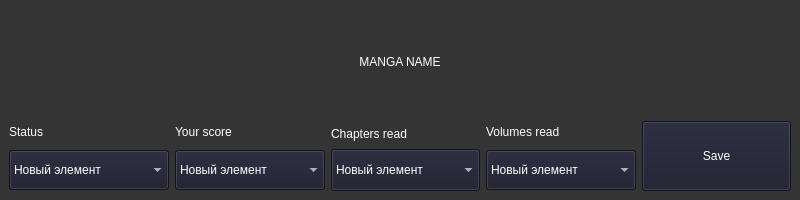
<?xml version="1.0" encoding="UTF-8"?>
<ui version="4.0">
 <class>MainWindow</class>
 <widget class="QMainWindow" name="MainWindow">
  <property name="geometry">
   <rect>
    <x>0</x>
    <y>0</y>
    <width>800</width>
    <height>200</height>
   </rect>
  </property>
  <property name="maximumSize">
   <size>
    <width>800</width>
    <height>200</height>
   </size>
  </property>
  <property name="windowTitle">
   <string>MainWindow</string>
  </property>
  <widget class="QWidget" name="centralwidget">
   <property name="maximumSize">
    <size>
     <width>800</width>
     <height>200</height>
    </size>
   </property>
   <property name="styleSheet">
    <string notr="true">background-color: rgb(52, 52, 52)</string>
   </property>
   <layout class="QGridLayout" name="gridLayout_2">
    <item row="2" column="1">
     <widget class="QComboBox" name="score_dropdown">
      <property name="minimumSize">
       <size>
        <width>0</width>
        <height>40</height>
       </size>
      </property>
      <property name="styleSheet">
       <string notr="true">color: rgb(255, 255, 255); font: 63 11pt &quot;Segoe UI Variable Display Semib&quot;;background-color: rgb(27, 27, 45)</string>
      </property>
      <item>
       <property name="text">
        <string>Новый элемент</string>
       </property>
      </item>
      <item>
       <property name="text">
        <string>Новый элемент</string>
       </property>
      </item>
     </widget>
    </item>
    <item row="0" column="0" colspan="5">
     <widget class="QLabel" name="manga_name">
      <property name="minimumSize">
       <size>
        <width>0</width>
        <height>40</height>
       </size>
      </property>
      <property name="styleSheet">
       <string notr="true">color: rgb(255, 255, 255); font: 63 20pt &quot;Segoe UI Variable Display Semib&quot;;</string>
      </property>
      <property name="text">
       <string>MANGA NAME</string>
      </property>
      <property name="alignment">
       <set>Qt::AlignCenter</set>
      </property>
     </widget>
    </item>
    <item row="1" column="1">
     <widget class="QLabel" name="score_lbl">
      <property name="minimumSize">
       <size>
        <width>0</width>
        <height>20</height>
       </size>
      </property>
      <property name="styleSheet">
       <string notr="true">color: rgb(255, 255, 255); font: 63 13pt &quot;Segoe UI Variable Display Semib&quot;;</string>
      </property>
      <property name="text">
       <string>Your score</string>
      </property>
     </widget>
    </item>
    <item row="1" column="2">
     <widget class="QLabel" name="chapters_lbl">
      <property name="minimumSize">
       <size>
        <width>0</width>
        <height>20</height>
       </size>
      </property>
      <property name="maximumSize">
       <size>
        <width>16777215</width>
        <height>15</height>
       </size>
      </property>
      <property name="styleSheet">
       <string notr="true">color: rgb(255, 255, 255); font: 63 13pt &quot;Segoe UI Variable Display Semib&quot;;</string>
      </property>
      <property name="text">
       <string>Chapters read</string>
      </property>
     </widget>
    </item>
    <item row="1" column="4" rowspan="2">
     <widget class="QPushButton" name="save_btn">
      <property name="minimumSize">
       <size>
        <width>0</width>
        <height>70</height>
       </size>
      </property>
      <property name="styleSheet">
       <string notr="true">color: rgb(255, 255, 255); font: 63 11pt &quot;Segoe UI Variable Display Semib&quot;;background-color: rgb(27, 27, 45)</string>
      </property>
      <property name="text">
       <string>Save</string>
      </property>
     </widget>
    </item>
    <item row="2" column="0">
     <widget class="QComboBox" name="status_dropdown">
      <property name="minimumSize">
       <size>
        <width>160</width>
        <height>40</height>
       </size>
      </property>
      <property name="styleSheet">
       <string notr="true">color: rgb(255, 255, 255); font: 63 11pt &quot;Segoe UI Variable Display Semib&quot;;background-color: rgb(27, 27, 45)</string>
      </property>
      <item>
       <property name="text">
        <string>Новый элемент</string>
       </property>
      </item>
      <item>
       <property name="text">
        <string>Новый элемент</string>
       </property>
      </item>
     </widget>
    </item>
    <item row="1" column="0">
     <widget class="QLabel" name="status_lbl">
      <property name="minimumSize">
       <size>
        <width>0</width>
        <height>20</height>
       </size>
      </property>
      <property name="styleSheet">
       <string notr="true">color: rgb(255, 255, 255); font: 63 13pt &quot;Segoe UI Variable Display Semib&quot;;</string>
      </property>
      <property name="text">
       <string>Status</string>
      </property>
     </widget>
    </item>
    <item row="2" column="2">
     <widget class="QComboBox" name="chapters_dropdown">
      <property name="minimumSize">
       <size>
        <width>0</width>
        <height>40</height>
       </size>
      </property>
      <property name="maximumSize">
       <size>
        <width>16777215</width>
        <height>60</height>
       </size>
      </property>
      <property name="styleSheet">
       <string notr="true">color: rgb(255, 255, 255); font: 63 11pt &quot;Segoe UI Variable Display Semib&quot;;background-color: rgb(27, 27, 45)</string>
      </property>
      <item>
       <property name="text">
        <string>Новый элемент</string>
       </property>
      </item>
      <item>
       <property name="text">
        <string>Новый элемент</string>
       </property>
      </item>
     </widget>
    </item>
    <item row="1" column="3">
     <widget class="QLabel" name="volumes_lbl">
      <property name="minimumSize">
       <size>
        <width>0</width>
        <height>20</height>
       </size>
      </property>
      <property name="styleSheet">
       <string notr="true">color: rgb(255, 255, 255); font: 63 13pt &quot;Segoe UI Variable Display Semib&quot;;</string>
      </property>
      <property name="text">
       <string>Volumes read</string>
      </property>
     </widget>
    </item>
    <item row="2" column="3">
     <widget class="QComboBox" name="volumes_dropdown">
      <property name="minimumSize">
       <size>
        <width>0</width>
        <height>40</height>
       </size>
      </property>
      <property name="styleSheet">
       <string notr="true">color: rgb(255, 255, 255); font: 63 11pt &quot;Segoe UI Variable Display Semib&quot;;background-color: rgb(27, 27, 45)</string>
      </property>
      <item>
       <property name="text">
        <string>Новый элемент</string>
       </property>
      </item>
      <item>
       <property name="text">
        <string>Новый элемент</string>
       </property>
      </item>
     </widget>
    </item>
   </layout>
  </widget>
 </widget>
 <resources/>
 <connections/>
</ui>
